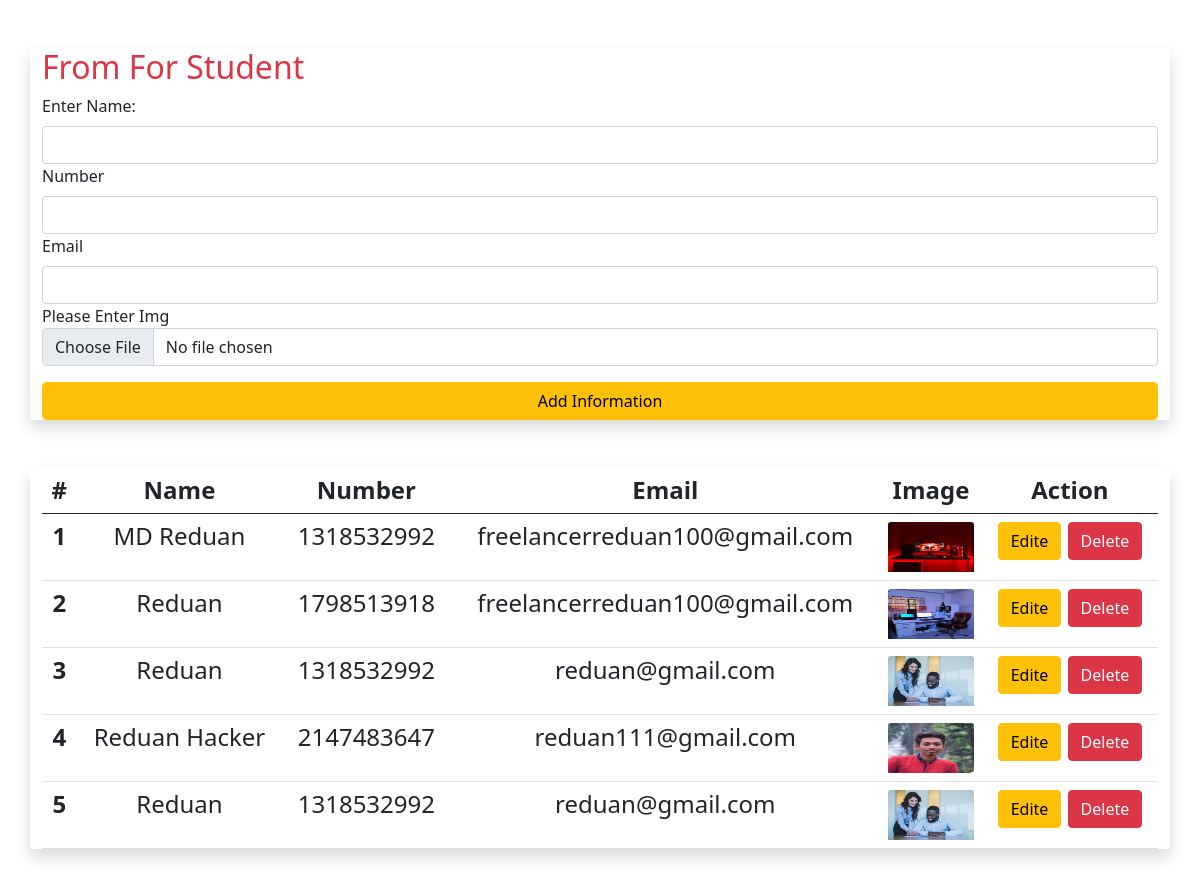
The page / on the database its author committed.
### tables this page shows
CREATE TABLE `user` (
  `id` int(11) NOT NULL,
  `name` text NOT NULL,
  `roll` text NOT NULL,
  `img` varchar(5000) NOT NULL,
  `email` varchar(255) NOT NULL
);

### function.php (called while the page is built, shortened)
<?php
class newApp{
    private $conn;
    public function __construct()
    {
        $dbhost ='localhost';
        $dbuser ='root';
        $dbpass ="";
        $dbname ='crude_app';
        $this->conn = mysqli_connect($dbhost,$dbuser,$dbpass,$dbname);
    }
    public function display_user_info(){
        $query = "SELECT * FROM user";
        if(mysqli_query($this->conn, $query)){
            $stok_data_hear = mysqli_query($this->conn,$query);
            return $stok_data_hear;
        }
    }
}
?>

### index.php (the view, shortened to what this page needs)
<?php
include_once("function.php");
$obj = new newApp();
$stok_data = $obj->display_user_info();
?>
<!doctype html>
<html lang="en">
<head>
  <link href="https://cdn.jsdelivr.net/npm/bootstrap@5.0.2/dist/css/bootstrap.min.css" rel="stylesheet">
</head>
<body>
  <div class="container shadow  my-5 bg-body rounded">
    <h2 class="text-danger">From For Student </h2>
    <form action=" " method="post" enctype="multipart/form-data">
      <label for="name" class="form-label">Enter Name: </label>
      <input type="text" class="form-control" name="name">
      <label for="number" class="form-label">Number</label>
      <input type="number" class="form-control" name="phone">
      <label for="email" class="form-label">Email </label>
      <input type="email" class="form-control" name="email">
      <label class="form-check-label">Please Enter Img </label>
      <input type="file" class="form-control" name="img">
      <button type="submit" class=" btn-warning form-control my-3" name="add_info">Add Information </button>
    </form>
  </div>
  <div class="container container shadow my-5 bg-body rounded">
    <h4 class="text-center text-danger">
      <table class="table">
        <thead>
          <tr>
            <th scope="col">#</th>
            <th scope="col">Name</th>
            <th scope="col">Number</th>
            <th scope="col">Email</th>
            <th scope="col">Image</th>
            <th scope="col">Action</th>
          </tr>
        </thead>
        <tbody>
          <?php while ($data_display = mysqli_fetch_assoc($stok_data)) { ?>
            <tr>
              <th scope="row"> <?php echo $data_display['id']; ?> </th>
              <td><?php echo $data_display['name']; ?> </td>
              <td><?php echo $data_display['roll']; ?></td>
              <td><?php echo $data_display['email']; ?></td>
              <td>
                <img class="card-img-top" src="upload/<?php echo $data_display['img']; ?> " alt="Card image" style="height: 50px; width :100%">
              </td>
              <td>
                <a href="edit.php?status=edit&&id=<?php echo $data_display['id']; ?>" class="btn btn-warning">Edite</a>
                <a href="?status=delet&&id=<?php echo $data_display['id']; ?> " class="btn btn-danger">Delete</a>
              </td>
            </tr>
          <?php }  ?>
        </tbody>
      </table>
  </div>
</body>
</html>

### rows shown on the page
user: id "1", name "MD Reduan", roll "1318532992", email "freelancerreduan100@gmail.com", img (picture)
user: id "2", name "Reduan", roll "1798513918", email "freelancerreduan100@gmail.com", img (picture)
user: id "3", name "Reduan", roll "1318532992", email "reduan@gmail.com", img (picture)
user: id "4", name "Reduan Hacker", roll "2147483647", email "reduan111@gmail.com", img (picture)
user: id "5", name "Reduan", roll "1318532992", email "reduan@gmail.com", img (picture)
